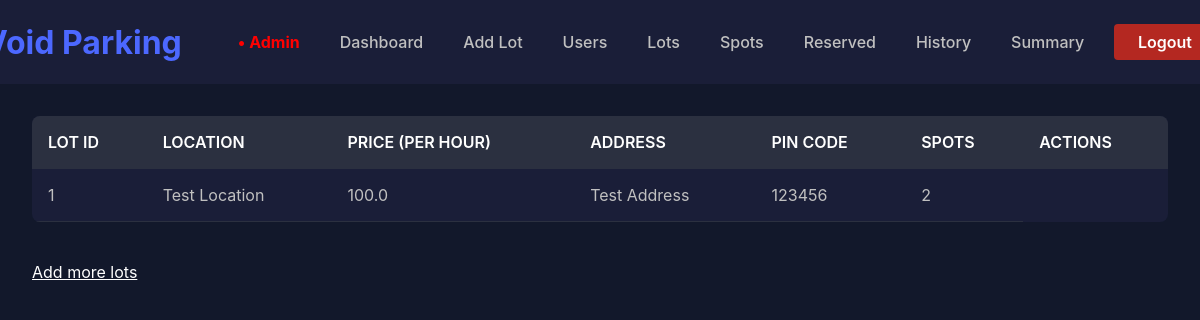
Page /admin/lots on the earlier database version.
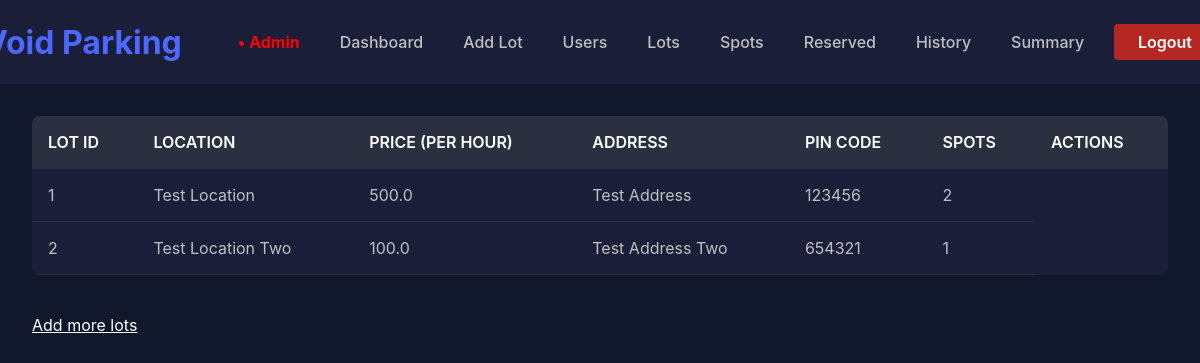
Same page on the later database version.
### backend/models.py (models this page shows)
class ParkingLot(db.Model):
  __tablename__ = 'parkinglot'
  id = db.Column(db.Integer, primary_key=True)
  location = db.Column(db.String, nullable=False)
  price = db.Column(db.Float, nullable=False)
  address = db.Column(db.String, nullable=False, unique=True)
  pincode = db.Column(db.String, nullable=False)
  max_spots = db.Column(db.Integer, nullable=False)
  spots = db.relationship('ParkingSpot', backref='lot', cascade='all, delete')

### backend/routes.py (the view)
@main.route('/admin/lots')
def lots():
  lots = ParkingLot.query.all()
  return render_template('/admin/lots.html', lots=lots)

### templates/admin/lots.html (shortened to what this page needs)
{% extends '/admin/admin_base.html' %}
{% block content %}
{% if lots %}
  <table>
    <tr>
      <th> Lot ID </th>
      <th> Location </th>
      <th> Price (Per Hour)</th>
      <th> Address </th>
      <th> Pin Code </th>
      <th> Spots </th>
      <th> Actions </th>
    </tr>
    {% for lot in lots %}
    <tr>
      <td> {{ lot.id }} </td>
      <td> {{ lot.location }} </td>
      <td> {{ lot.price }} </td>
      <td> {{ lot.address }} </td>
      <td> {{ lot.pincode }} </td>
      <td> {{ lot.max_spots }} </td>
    </tr>
    {% endfor %}
  </table>
  <br> <br>
  <a href="{{ url_for('main.add_lot') }}">Add more lots</a>
{% else %}
  <p>No Lots found! Create lot <a href="{{ url_for('main.add_lot') }}">here</a> </p>
{% endif %}
{% endblock %}

Differences in the rows shown:
changed ParkingLot "Test Location": price "100.0" → "500.0"
added ParkingLot: id "2", location "Test Location Two", price "100.0", address "Test Address Two", pincode "654321", max_spots "1"
